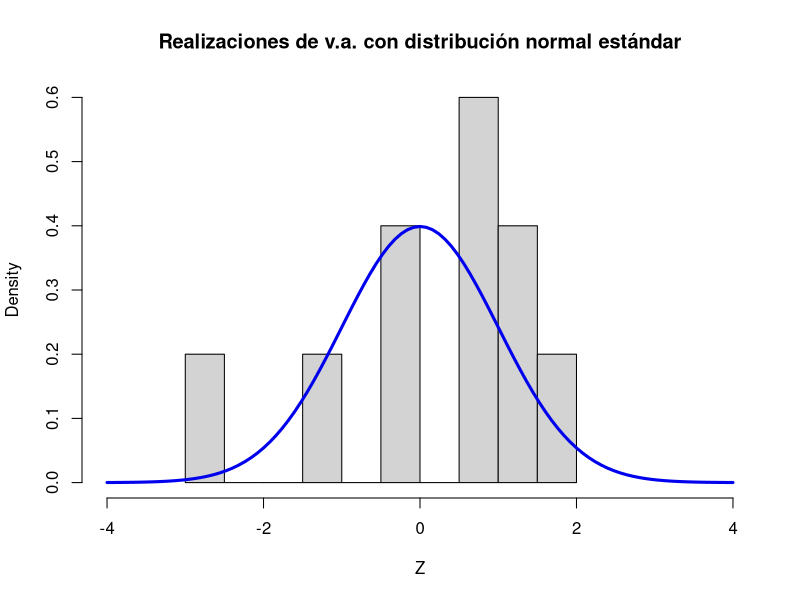
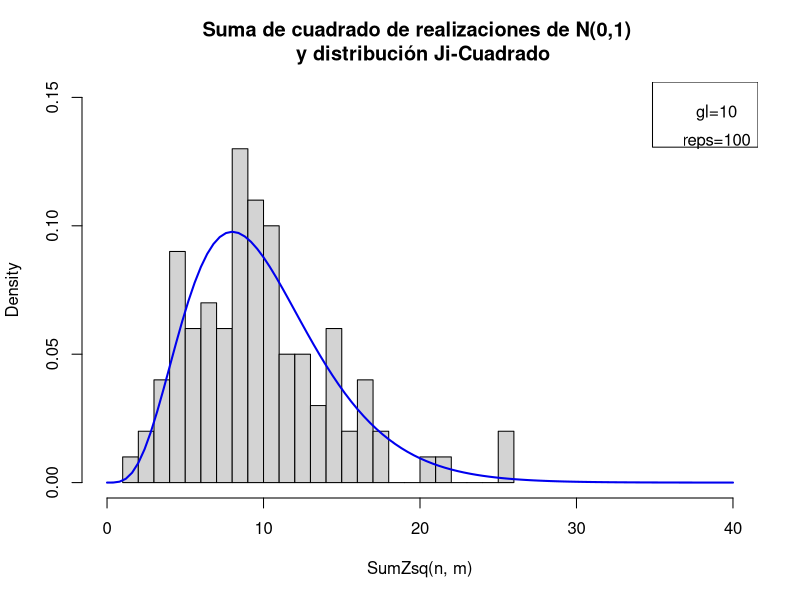
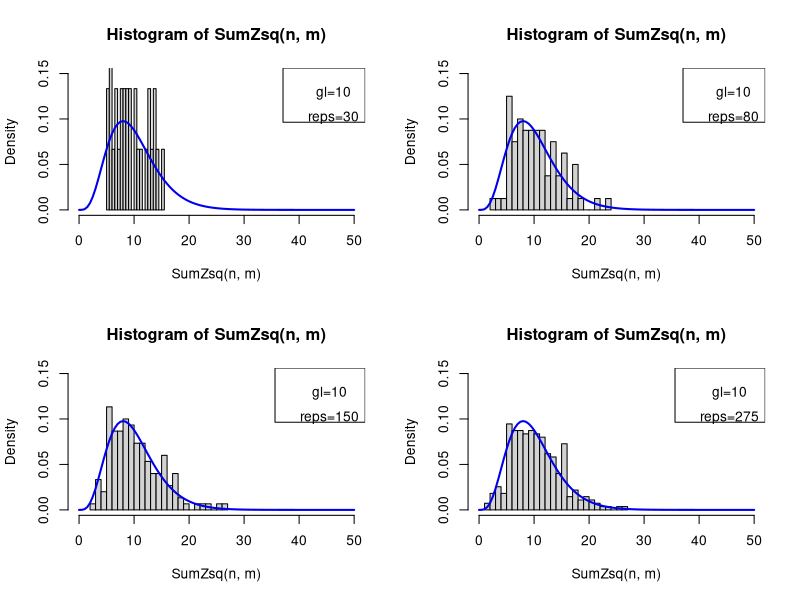
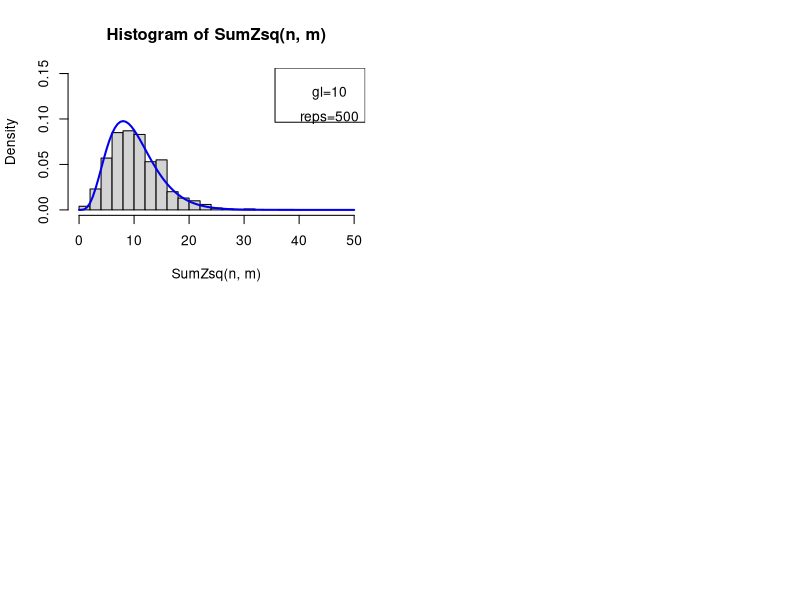
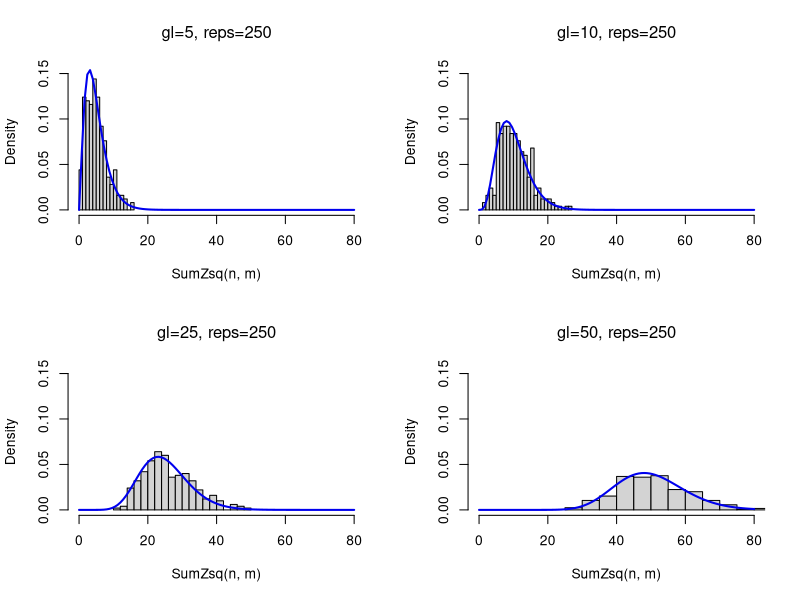
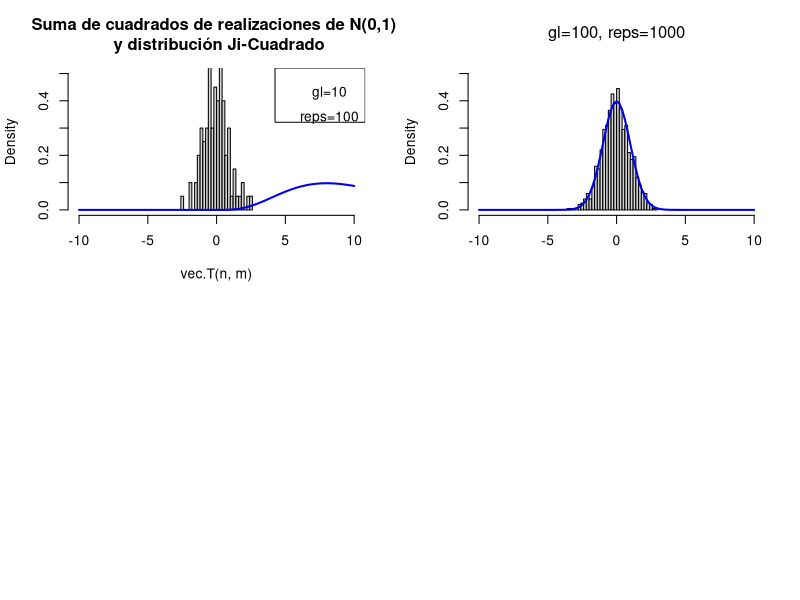
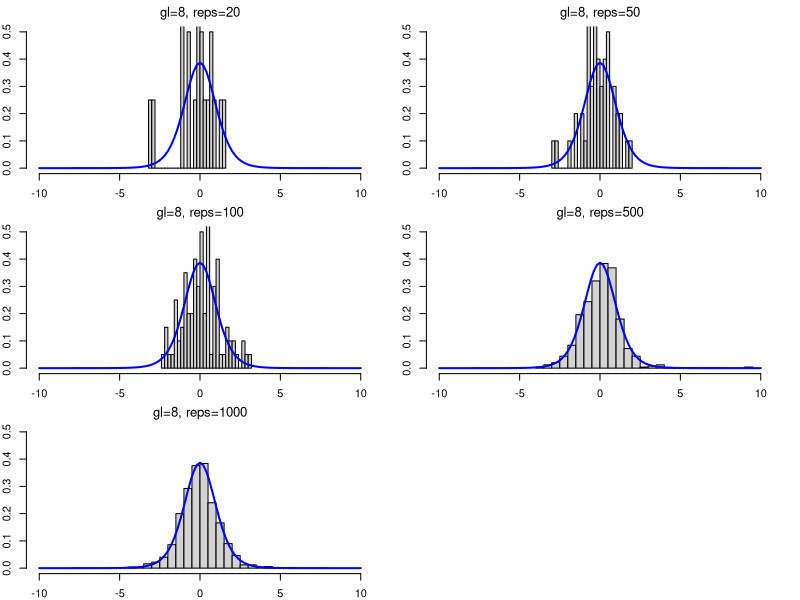
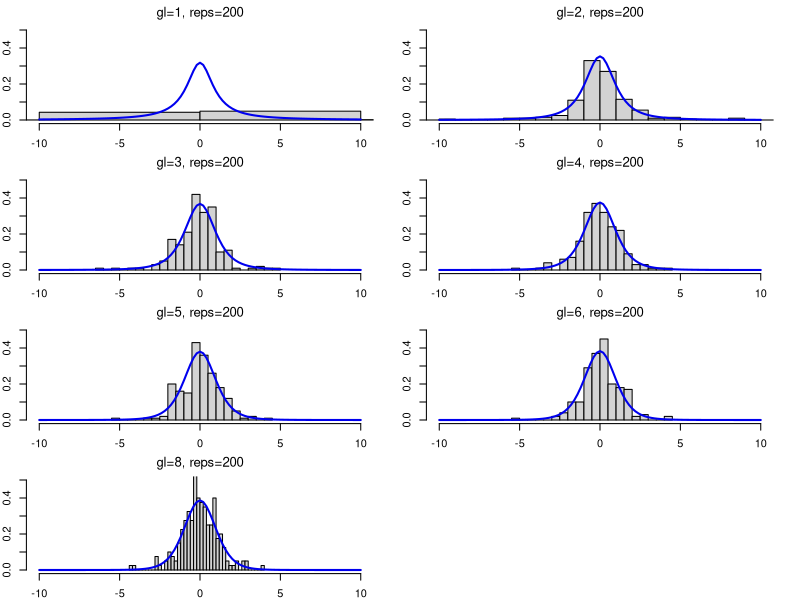

The R script that drew these images, in order:
## ---- chunk 1
knitr::opts_chunk$set(echo = TRUE)
## ---- chunk 2
#dbinom(x, size, prob, log = FALSE)
#pbinom(q, size, prob, lower.tail = TRUE, log.p = FALSE)
#qbinom(p, size, prob, lower.tail = TRUE, log.p = FALSE)
#rbinom(n, size, prob)


dbinom(x = 1,   size = 1, prob = 0.5, log = FALSE)
pbinom(q = 1,   size = 1, 0.5, lower.tail = TRUE, log.p = FALSE)
qbinom(p = 0.5, size = 1, 0.5, lower.tail = TRUE, log.p = FALSE)
rbinom(n = 1,   size = 1, 0.5)
## ---- chunk 3
m <- 5

dbinom(x = 1,   size = m, prob = 0.5, log = FALSE)
pbinom(q = 1,   size = m, prob = 0.5, lower.tail = TRUE, log.p = FALSE)
qbinom(p = 0.5, size = m, prob = 0.5, lower.tail = TRUE, log.p = FALSE)
#rbinom(n = 1,   size = m, prob = 0.5,)
## ---- chunk 4
#dgeom(x, prob, log = FALSE)
#pgeom(q, prob, lower.tail = TRUE, log.p = FALSE)
#qgeom(p, prob, lower.tail = TRUE, log.p = FALSE)
#rgeom(n, prob)
## ---- chunk 5
#dpois(x, lambda, log = FALSE)
#ppois(q, lambda, lower.tail = TRUE, log.p = FALSE)
#qpois(p, lambda, lower.tail = TRUE, log.p = FALSE)
#rpois(n, lambda)
## ---- chunk 6
#dnorm(x, mean = 0, sd = 1, log = FALSE)
#pnorm(q, mean = 0, sd = 1, lower.tail = TRUE, log.p = FALSE)
#qnorm(p, mean = 0, sd = 1, lower.tail = TRUE, log.p = FALSE)
#rnorm(n, mean = 0, sd = 1)
## ---- chunk 7
dnorm(0)
dnorm(2)
dnorm(c(-1.963, 1.963))

pnorm(1.963)
pnorm(-1.963)

qnorm(0.95)
qnorm(0.975)
qnorm(0.05)
qnorm(0)

set.seed(285)
rnorm(5)
rnorm(2)
rnorm(10)
## ---- chunk 8
#df = degrees of freedom = grados de libertad
#dchisq(x, df, ncp, log = FALSE)
#pchisq(q, df, ncp, lower.tail = TRUE, log.p = FALSE)
#qchisq(p, df, ncp, lower.tail = TRUE, log.p = FALSE)
#rchisq(n, df, ncp)
## ---- chunk 9
set.seed(285)

n <- 10
Z <- rnorm(n, 0, 1)

print(Z)


x <- seq(-4,4,0.01)
hist(Z, freq = FALSE, 
     breaks  = 10,
     xlim    = c(-4,4),
     main    = "Realizaciones de v.a. con distribución normal estándar")
curve(dnorm(x, 0, 1),
      from = -4, to = 4,
      col  = "blue2",
      lwd  = 3,
      add = TRUE)
## ---- chunk 10
print(Z)
print(Z^2)
print(sum(Z^2))
## ---- chunk 11
 SumZsq <- function(n, m){
  # n es la cantidad de N(0,1) que sumo
  # m es el numero de repeticiones que quiero
  v <- vector()
  for(i in 1:m) {
    z <- rnorm(n, 0, 1)
    v[i] <- sum(z^2)
  }
  return(v)
 }
## ---- chunk 12
SumZsq(n=10, m=40)

n <- 10 
m <- 100
hist(SumZsq(n, m), freq = FALSE, breaks=30,
     main = "Suma de cuadrado de realizaciones de N(0,1) \n y distribución Ji-Cuadrado",
     xlim = c(0,40), ylim = c(0,.15))
curve(dchisq(x, df=n),
      from = 0, to = 40,
      col  = "blue2",
      lwd  = 2,
      add  = TRUE)
legend('topright',legend =  bquote(atop(paste("gl=",.(n)), paste("reps=",.(m)))))
## ---- chunk 13
par(mfrow=c(2,2))
for (m in c(30, 80, 150, 275, 500)){
  set.seed(10)
  n <- 10
  hist(SumZsq(n, m), freq = FALSE, breaks=20,
       xlim = c(0,50), ylim = c(0,.15))
  curve(dchisq(x, df=n),
        from = 0, to = 50,
        col  = "blue2",
        lwd  = 2,
        add  = TRUE) 
  legend('topright',legend =  bquote(atop(paste("gl=",.(n)), paste("reps=",.(m)))))
}
## ---- chunk 14
par(mfrow=c(2,2))
for (n in c(5, 10, 25, 50)){
  set.seed(10)
  m <- 250
  hist(SumZsq(n, m), freq = FALSE, breaks=20,
       main = bquote(paste("gl=",.(n), ", reps=",.(m))),
       xlim = c(0,80), ylim = c(0,.15))
  curve(dchisq(x, df=n),
        from = 0, to = 80,
        col  = "blue2",
        lwd  = 2,
        add  = TRUE) 
}
## ---- chunk 15
#df = degrees of freedom = grados de libertad
#dt(x, df, ncp, log = FALSE)
#pt(q, df, ncp, lower.tail = TRUE, log.p = FALSE)
#qt(p, df, ncp, lower.tail = TRUE, log.p = FALSE)
#rt(n, df, ncp)
## ---- chunk 16
set.seed(285)

draw.T <- function(n){
  # n es grados de libertad
  Z <- rnorm(1, 0, 1)
  J <- rchisq(1, n)
  T <- Z / sqrt(J/n)
  return(T)
}

draw.T(5);draw.T(5);draw.T(5);draw.T(5);draw.T(5);draw.T(5);draw.T(5)


vec.T <- function(n, m){
  # n: grados de libertad
  # m: el numero de repeticiones que quiero
  v <- vector()
  for(i in 1:m){
    v[i] <- draw.T(n)
  }
  return(v)
}

n <- 10 
m <- 100



hist(vec.T(n, m), freq = FALSE, breaks=30,
     main = "Suma de cuadrados de realizaciones de N(0,1) \n y distribución Ji-Cuadrado",
     xlim = c(-10,10), ylim = c(0,.5))
curve(dchisq(x, df=n),
      from = -10, to = 10,
      col  = "blue2",
      lwd  = 2,
      add  = TRUE)
legend('topright',legend =  bquote(atop(paste("gl=",.(n)), paste("reps=",.(m)))))

Plot1Simul.T <- function(n,m){
  hist(vec.T(n, m), freq = FALSE, breaks=30,
       main = bquote(paste("gl=",.(n), ", reps=",.(m))),
       xlab = "",
       xlim = c(-10,10), ylim = c(0,.5))
  curve(dt(x, df=n),
        from = -10, to = 10,
        col  = "blue2",
        lwd  = 2,
        add  = TRUE)
}


Plot1Simul.T(n=100,m=1000)

# cambiando el número de repeticiones

PlotSimulReps.T <- function(n, m.opt, p.rows, p.cols){
  # n: grados de libertad 
  # m.opt: vector de numero de distintas repeticiones
  # p.row: numero de filas en el plot dividido
  # p.col: numero de columnas en el plot dividido
  # restriccion: length(m.opt) = p.row * p.col
  if(length(m.opt)<9){p.cols.def<-2} else {p.cols.def<-3}
  if(missing(p.rows) | missing(p.cols)){
    p.cols = p.cols.def
    p.rows = ceiling(length(m.opt)/p.cols.def)}
  par(mfrow=c(p.rows,p.cols), mar=c(2,2,2,2))
  if(missing(p.rows) | missing(p.cols)){
   p.cols = 2
   p.rows = ceiling(length(m.opt)/2)}
  par(mfrow=c(p.rows,p.cols))
  for (m in m.opt){
    Plot1Simul.T(n,m)
  }
}

PlotSimulReps.T(n=8, m.opt = c(20,50,100,500,1000))
  
# cambiando los grados de libertad

PlotSimulDF.T <- function(m, n.opt, p.rows, p.cols){
  # n: grados de libertad 
  # m.opt: vector de numero de distintas repeticiones
  # p.row: numero de filas en el plot dividido
  # p.col: numero de columnas en el plot dividido
  # restriccion: length(m.opt) = p.row * p.col
  if(length(n.opt)<9){p.cols.def<-2} else {p.cols.def<-3}
  if(missing(p.rows) | missing(p.cols)){
    p.cols <- p.cols.def
    p.rows <- ceiling(length(n.opt)/p.cols.def)}
  par(mfrow = c(p.rows,p.cols), mar = c(2,2,2,2))
  for (n in n.opt){
    Plot1Simul.T(n,m)
  }
}

PlotSimulDF.T(m=200, n.opt = c(1,2,3,4,5,6,8))
PlotSimulDF.T(m=200, n.opt = c(5,10,15,20))
## ---- chunk 17
#df = degrees of freedom = grados de libertad
#dt(x, df_num, df_denom, ncp, log = FALSE)
#pt(q, df_num, df_denom, ncp, lower.tail = TRUE, log.p = FALSE)
#qt(p, df_num, df_denom, ncp, lower.tail = TRUE, log.p = FALSE)
#rt(n, df_num, df_denom, ncp)
## ---- chunk 18


## ---- chunk 19


x <- seq(1:50)

curve( dchisq(x, df=5), col='black', lwd = 2,
       from = 0, to = 50,
       ylab = 'p(x)',
       main = 'Distribución Ji-Cuadrado')
curve( dchisq(x, df=1), col='gray', add=TRUE)
curve( dchisq(x, df=10), col='black', add=TRUE, lty = 2)
curve( dchisq(x, df=20), col='black', add=TRUE, lty = 3 )

legend('topright', 
      expression(gl==1, gl==5, gl==10, gl==20),
      lwd = c(1, 2, 1, 1),
      lty = c(1,1, 2, 3),
      col = c('grey','black', 'black', 'black'))

# Armar tabla
# Data wrangling para calcular el estadístico
# Test

curve( dchisq(x, df=5), col='black', lwd = 2,
       from = 0, to = 20,
       ylab = 'p(x)',
       main = 'Distribución Ji-Cuadrado')


  #Graficando la región crítica
  
  #Selección de grados de libertad
  df <- 6
  #Selección de error tipo I
  alpha <- 0.10
  #Defino valor del eje de las abcisas (será un valor del estadístico) a partir del cual rechazo H0 
  rc <- qchisq(1 - alpha, df)
  
  #Lo que haremos para graficar la región crítica será construir un polígono con la forma de la distribución
  
  #Defino el eje x (técnicamente debería seguir hasta infinito, pero a fines del gráfico se corta antes)
  x <- seq(0,30,0.01)
  #Defino la región crítica en el eje
  z <- seq(rc,30,0.01)
  #Defino el "lado" suoerior del polígono, que será una curva con la forma de la distribución en el segmento que quiero
  p <- dchisq(z, df)
  #redefino los vectores de lados para la función polígono 
  z <- c(z,30,rc)
  p <- c(p,min(p),min(p))
  
  #Grafico distribución Ji-Cuadrado
  plot(x,dchisq(x, df),type="l",
       ylab="p(x)",xlab="x", 
       ylim=c(0.005,0.15), xlim = c(0,25),
       main = "Región Crítica del test Ji-Cuadrado") 
  #ylim sólo está para que quede el eje x bien cruzado con el cero
  #Agrego al gráfico el polígono
  polygon(z,p,col="gray45")
  #Agrego una línea que define la región crítica
  segments(x0=rc, y0=0, x1=30, y1=0, lwd=3)
    legend('center',
         expression(gl==6, alpha==0.10),
         bty = "n")

